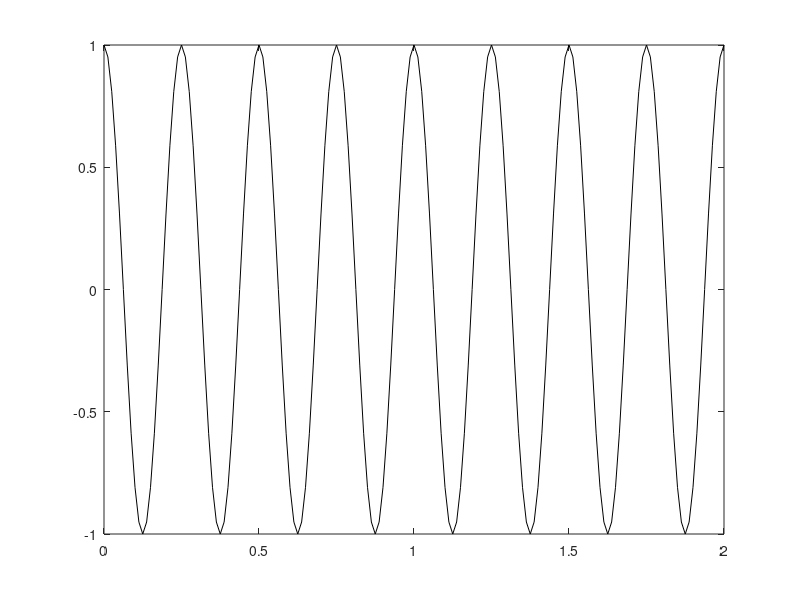
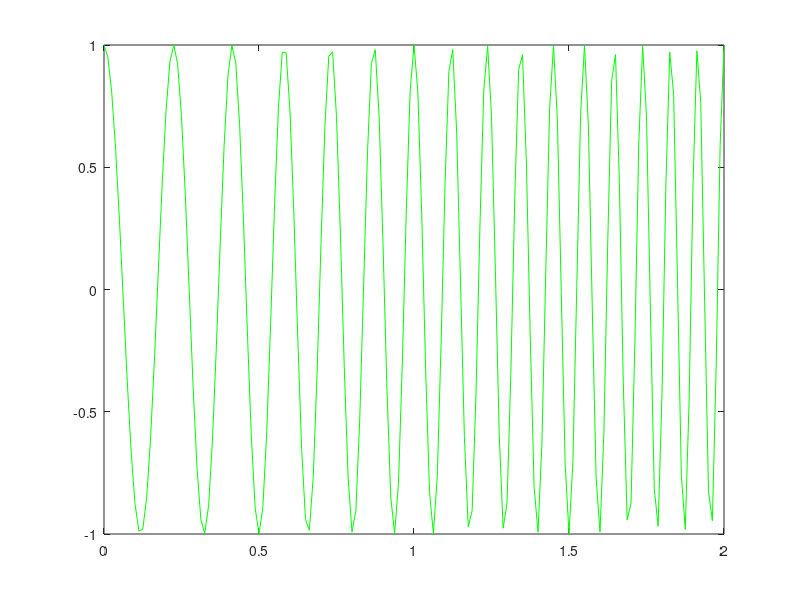

Reproduce these figures in MATLAB, in order.
% sin(2*pi*f*x+ceta)
% A(cos(2pifx+ceta)) //ceta = signal's dalay ,amplitude, frequency, phase
% 도플러 효과 : 물체의 delay를 계산해서 구현
% Acos(2pifx+ceta) // f는 x의 값에 의해서 결정 f0=5 -> f0 =10
% clear : memory remove & varience error
% clc : screen remove

% sampling frequency
sfq = 80;

% sampling period

delta = 1/sfq;
range = 2; %second

%prepare t
t= 0:delta:range;

freq0 = 4; % 440 HZ
amp0 = 1.0; % 보통 signal의 최댓값을 1로 지정 많이함.
ang0 = 0; 

% sin, cos 을 만들 때 중요한 parameter
fx0 = amp0*cos(2*pi*freq0*t+ang0); % t가 핵심벡터, 벡터가 하나만 있어어함.  % matlab : vector coding
%어떤변수가 벡터변수인지, scalar 변수인지  t가 루프됌. 출력은 벡터 
figure(1);
plot(t,fx0,'k-');
%sound(fx0,sfq);

freq1 = freq0*2;
amp1 = amp0;
ang1 = ang0;

N = length(t)-1; % t의 갯수 확인 fi = t !!! freq 0부터 1까지 t의 길이는 freq1과 freq0을 빼고 그 값을 n으로 나눈값을 범위화한거랑 똑같음
fdel =(freq1-freq0)/N;
fi = freq0:fdel:freq1;
fx1 = amp0*cos(2*pi*(fi.*t)+ang0); % fi와 t의 갯수는 같아야함

figure(2);
plot(t,fx1,'g-');

% signal generating
%  signal function 함수만 call하면 signal 이 딱 나오게. function을 만드는 작업
%y = 0:2*pi*sfq*(x):2*pi;
%yc = cos(x);
%figure(1);
%plot(y,yc,'b-');

